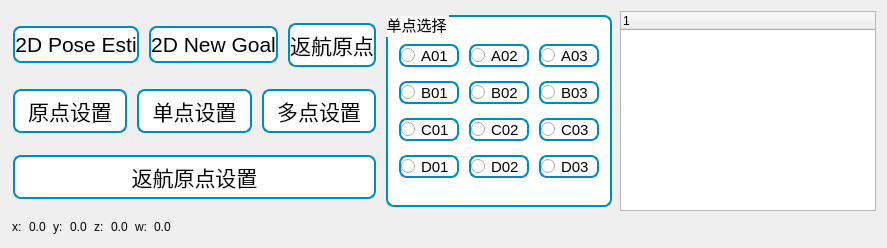
      <widget class="QWidget" name="tab_function">
       <attribute name="title">
        <string>建图导航</string>
       </attribute>
       <layout class="QGridLayout" name="gridLayout_10">
        <item row="0" column="0">
         <layout class="QVBoxLayout" name="verticalLayout_12">
          <item>
           <layout class="QHBoxLayout" name="horizontalLayout_13">
            <item>
             <layout class="QVBoxLayout" name="verticalLayout_10">
              <item>
               <layout class="QHBoxLayout" name="horizontalLayout_12">
                <item>
                 <layout class="QVBoxLayout" name="verticalLayout_4">
                  <item>
                   <layout class="QHBoxLayout" name="horizontalLayout_2">
                    <item>
                     <widget class="QPushButton" name="new_map_btn">
                      <property name="maximumSize">
                       <size>
                        <width>256</width>
                        <height>16777215</height>
                       </size>
                      </property>
                      <property name="styleSheet">
                       <string notr="true">QPushButton#new_map_btn {
    border-radius: 8px;
    color: white;
    padding: 4px 0px;
    text-align: center;
    text-decoration: none;
    font-size: 21px;
    margin: 4px 2px;
    background-color: white;
    color: black;
    border: 2px solid #008cba;
}
QPushButton#new_map_btn:hover {
    background-color: #008cba;
    color: white;
}
QPushButton#new_map_btn:pressed {
    background-color: #06AD56;
}</string>
                      </property>
                      <property name="text">
                       <string>2D Pose Esti</string>
                      </property>
                     </widget>
                    </item>
                    <item>
                     <widget class="QPushButton" name="save_map_btn">
                      <property name="maximumSize">
                       <size>
                        <width>256</width>
                        <height>16777215</height>
                       </size>
                      </property>
                      <property name="styleSheet">
                       <string notr="true">QPushButton#save_map_btn {
    border-radius: 8px;
    color: white;
    padding: 4px 0px;
    text-align: center;
    text-decoration: none;
    font-size: 21px;
    margin: 4px 2px;
    background-color: white;
    color: black;
    border: 2px solid #008cba;
}
QPushButton#save_map_btn:hover {
    background-color: #008cba;
    color: white;
}
QPushButton#save_map_btn:pressed {
    background-color: #06AD56;
}</string>
                      </property>
                      <property name="text">
                       <string>2D New Goal</string>
                      </property>
                     </widget>
                    </item>
                    <item>
                     <widget class="QPushButton" name="edit_map_btn">
                      <property name="maximumSize">
                       <size>
                        <width>256</width>
                        <height>16777215</height>
                       </size>
                      </property>
                      <property name="styleSheet">
                       <string notr="true">QPushButton#edit_map_btn {
    border-radius: 8px;
    color: white;
    padding: 4px 0px;
    text-align: center;
    text-decoration: none;
    font-size: 21px;
    margin: 4px 2px;
    background-color: white;
    color: black;
    border: 2px solid #008cba;
}
QPushButton#edit_map_btn:hover {
    background-color: #008cba;
    color: white;
}
QPushButton#edit_map_btn:pressed {
    background-color: #06AD56;
}</string>
                      </property>
                      <property name="text">
                       <string>返航原点</string>
                      </property>
                     </widget>
                    </item>
                   </layout>
                  </item>
                  <item>
                   <layout class="QHBoxLayout" name="horizontalLayout_3">
                    <item>
                     <widget class="QPushButton" name="initpoint_nav_btn">
                      <property name="maximumSize">
                       <size>
                        <width>256</width>
                        <height>16777215</height>
                       </size>
                      </property>
                      <property name="styleSheet">
                       <string notr="true">QPushButton#initpoint_nav_btn {
    border-radius: 8px;
    color: white;
    padding: 4px 0px;
    text-align: center;
    text-decoration: none;
    font-size: 21px;
    margin: 4px 2px;
    background-color: white;
    color: black;
    border: 2px solid #008cba;
}
QPushButton#initpoint_nav_btn:hover {
    background-color: #008cba;
    color: white;
}
QPushButton#initpoint_nav_btn:pressed {
    background-color: #06AD56;
}</string>
                      </property>
                      <property name="text">
                       <string>原点设置</string>
                      </property>
                     </widget>
                    </item>
                    <item>
                     <widget class="QPushButton" name="onepoint_nav_btn">
                      <property name="maximumSize">
                       <size>
                        <width>256</width>
                        <height>16777215</height>
                       </size>
                      </property>
                      <property name="styleSheet">
                       <string notr="true">QPushButton#onepoint_nav_btn {
    border-radius: 8px;
    color: white;
    padding: 4px 0px;
    text-align: center;
    text-decoration: none;
    font-size: 21px;
    margin: 4px 2px;
    background-color: white;
    color: black;
    border: 2px solid #008cba;
}
QPushButton#onepoint_nav_btn:hover {
    background-color: #008cba;
    color: white;
}
QPushButton#onepoint_nav_btn:pressed {
    background-color: #06AD56;
}</string>
                      </property>
                      <property name="text">
                       <string>单点设置</string>
                      </property>
                     </widget>
                    </item>
                    <item>
                     <widget class="QPushButton" name="points_nav_btn">
                      <property name="maximumSize">
                       <size>
                        <width>256</width>
                        <height>16777215</height>
                       </size>
                      </property>
                      <property name="styleSheet">
                       <string notr="true">QPushButton#points_nav_btn {
    border-radius: 8px;
    color: white;
    padding: 4px 0px;
    text-align: center;
    text-decoration: none;
    font-size: 21px;
    margin: 4px 2px;
    background-color: white;
    color: black;
    border: 2px solid #008cba;
}
QPushButton#points_nav_btn:hover {
    background-color: #008cba;
    color: white;
}
QPushButton#points_nav_btn:pressed {
    background-color: #06AD56;
}</string>
                      </property>
                      <property name="text">
                       <string>多点设置</string>
                      </property>
                     </widget>
                    </item>
                   </layout>
                  </item>
                  <item>
                   <widget class="QPushButton" name="backpoints_nav_btn">
                    <property name="maximumSize">
                     <size>
                      <width>16777215</width>
                      <height>16777215</height>
                     </size>
                    </property>
                    <property name="styleSheet">
                     <string notr="true">QPushButton#backpoints_nav_btn {
    border-radius: 8px;
    color: white;
    padding: 4px 0px;
    text-align: center;
    text-decoration: none;
    font-size: 21px;
    margin: 4px 2px;
    background-color: white;
    color: black;
    border: 2px solid #008cba;
}
QPushButton#backpoints_nav_btn:hover {
    background-color: #008cba;
    color: white;
}
QPushButton#backpoints_nav_btn:pressed {
    background-color: #06AD56;
}</string>
                    </property>
                    <property name="text">
                     <string>返航原点设置</string>
                    </property>
                   </widget>
                  </item>
                 </layout>
                </item>
                <item>
                 <widget class="QGroupBox" name="groupBox_2">
                  <property name="minimumSize">
                   <size>
                    <width>0</width>
                    <height>200</height>
                   </size>
                  </property>
                  <property name="maximumSize">
                   <size>
                    <width>300</width>
                    <height>200</height>
                   </size>
                  </property>
                  <property name="styleSheet">
                   <string notr="true">
    border-radius: 8px;
    color: white;
    padding: 0px 0px;
    text-align: center;
    text-decoration: none;
    font-size: 15px;
    margin: 4px 2px;
    background-color: white;
    color: black;
    border: 2px solid #008cba;
</string>
                  </property>
                  <property name="title">
                   <string>单点选择</string>
                  </property>
                  <layout class="QGridLayout" name="gridLayout_6">
                   <item row="0" column="0">
                    <layout class="QGridLayout" name="gridLayout_5">
                     <item row="0" column="1">
                      <layout class="QVBoxLayout" name="verticalLayout_2">
                       <item>
                        <widget class="QRadioButton" name="A02_rad">
                         <property name="minimumSize">
                          <size>
                           <width>64</width>
                           <height>0</height>
                          </size>
                         </property>
                         <property name="maximumSize">
                          <size>
                           <width>64</width>
                           <height>16777215</height>
                          </size>
                         </property>
                         <property name="text">
                          <string>A02</string>
                         </property>
                        </widget>
                       </item>
                       <item>
                        <widget class="QRadioButton" name="B02_rad">
                         <property name="minimumSize">
                          <size>
                           <width>64</width>
                           <height>0</height>
                          </size>
                         </property>
                         <property name="maximumSize">
                          <size>
                           <width>64</width>
                           <height>16777215</height>
                          </size>
                         </property>
                         <property name="text">
                          <string>B02</string>
                         </property>
                        </widget>
                       </item>
                       <item>
                        <widget class="QRadioButton" name="C02_rad">
                         <property name="minimumSize">
                          <size>
                           <width>64</width>
                           <height>0</height>
                          </size>
                         </property>
                         <property name="maximumSize">
                          <size>
                           <width>64</width>
                           <height>16777215</height>
                          </size>
                         </property>
                         <property name="text">
                          <string>C02</string>
                         </property>
                        </widget>
                       </item>
                       <item>
                        <widget class="QRadioButton" name="D02_rad">
                         <property name="minimumSize">
                          <size>
                           <width>64</width>
                           <height>0</height>
                          </size>
                         </property>
                         <property name="maximumSize">
                          <size>
                           <width>64</width>
                           <height>16777215</height>
                          </size>
                         </property>
                         <property name="text">
                          <string>D02</string>
                         </property>
                        </widget>
                       </item>
                      </layout>
                     </item>
                     <item row="0" column="0">
                      <layout class="QVBoxLayout" name="verticalLayout">
                       <item>
                        <widget class="QRadioButton" name="A01_rad">
                         <property name="minimumSize">
                          <size>
                           <width>64</width>
                           <height>0</height>
                          </size>
                         </property>
                         <property name="maximumSize">
                          <size>
                           <width>64</width>
                           <height>16777215</height>
                          </size>
                         </property>
                         <property name="text">
                          <string>A01</string>
                         </property>
                        </widget>
                       </item>
                       <item>
                        <widget class="QRadioButton" name="B01_rad">
                         <property name="minimumSize">
                          <size>
                           <width>64</width>
                           <height>0</height>
                          </size>
                         </property>
                         <property name="maximumSize">
                          <size>
                           <width>64</width>
                           <height>16777215</height>
                          </size>
                         </property>
                         <property name="text">
                          <string>B01</string>
                         </property>
                        </widget>
                       </item>
                       <item>
                        <widget class="QRadioButton" name="C01_rad">
                         <property name="minimumSize">
                          <size>
                           <width>64</width>
                           <height>0</height>
                          </size>
                         </property>
                         <property name="maximumSize">
                          <size>
                           <width>64</width>
                           <height>16777215</height>
                          </size>
                         </property>
                         <property name="text">
                          <string>C01</string>
                         </property>
                        </widget>
                       </item>
                       <item>
                        <widget class="QRadioButton" name="D01_rad">
                         <property name="minimumSize">
                          <size>
                           <width>64</width>
                           <height>0</height>
                          </size>
                         </property>
                         <property name="maximumSize">
                          <size>
                           <width>64</width>
                           <height>16777215</height>
                          </size>
                         </property>
                         <property name="text">
                          <string>D01</string>
                         </property>
                        </widget>
                       </item>
                      </layout>
                     </item>
                     <item row="0" column="2">
                      <layout class="QVBoxLayout" name="verticalLayout_3">
                       <item>
                        <widget class="QRadioButton" name="A03_rad">
                         <property name="minimumSize">
                          <size>
                           <width>64</width>
                           <height>0</height>
                          </size>
                         </property>
                         <property name="maximumSize">
                          <size>
                           <width>64</width>
                           <height>16777215</height>
                          </size>
                         </property>
                         <property name="text">
                          <string>A03</string>
                         </property>
                        </widget>
                       </item>
                       <item>
                        <widget class="QRadioButton" name="B03_rad">
                         <property name="minimumSize">
                          <size>
                           <width>64</width>
                           <height>0</height>
                          </size>
                         </property>
                         <property name="maximumSize">
                          <size>
                           <width>64</width>
                           <height>16777215</height>
                          </size>
                         </property>
                         <property name="text">
                          <string>B03</string>
                         </property>
                        </widget>
                       </item>
                       <item>
                        <widget class="QRadioButton" name="C03_rad">
                         <property name="minimumSize">
                          <size>
                           <width>64</width>
                           <height>0</height>
                          </size>
                         </property>
                         <property name="maximumSize">
                          <size>
                           <width>64</width>
                           <height>16777215</height>
                          </size>
                         </property>
                         <property name="text">
                          <string>C03</string>
                         </property>
                        </widget>
                       </item>
                       <item>
                        <widget class="QRadioButton" name="D03_rad">
                         <property name="minimumSize">
                          <size>
                           <width>64</width>
                           <height>0</height>
                          </size>
                         </property>
                         <property name="maximumSize">
                          <size>
                           <width>64</width>
                           <height>16777215</height>
                          </size>
                         </property>
                         <property name="text">
                          <string>D03</string>
                         </property>
                        </widget>
                       </item>
                      </layout>
                     </item>
                    </layout>
                   </item>
                  </layout>
                 </widget>
                </item>
               </layout>
              </item>
              <item>
               <layout class="QVBoxLayout" name="layout_rviz"/>
              </item>
             </layout>
            </item>
            <item>
             <widget class="QTreeWidget" name="treeWidget">
              <property name="maximumSize">
               <size>
                <width>280</width>
                <height>16777215</height>
               </size>
              </property>
              <column>
               <property name="text">
                <string notr="true">1</string>
               </property>
              </column>
             </widget>
            </item>
           </layout>
          </item>
          <item>
           <layout class="QHBoxLayout" name="horizontalLayout_14">
            <item>
             <widget class="QLabel" name="label_15">
              <property name="sizePolicy">
               <sizepolicy hsizetype="Fixed" vsizetype="Preferred">
                <horstretch>0</horstretch>
                <verstretch>0</verstretch>
               </sizepolicy>
              </property>
              <property name="text">
               <string>x:</string>
              </property>
             </widget>
            </item>
            <item>
             <widget class="QLabel" name="label_pose_x">
              <property name="sizePolicy">
               <sizepolicy hsizetype="Fixed" vsizetype="Preferred">
                <horstretch>0</horstretch>
                <verstretch>0</verstretch>
               </sizepolicy>
              </property>
              <property name="text">
               <string>0.0</string>
              </property>
             </widget>
            </item>
            <item>
             <widget class="QLabel" name="label_17">
              <property name="sizePolicy">
               <sizepolicy hsizetype="Fixed" vsizetype="Preferred">
                <horstretch>0</horstretch>
                <verstretch>0</verstretch>
               </sizepolicy>
              </property>
              <property name="text">
               <string>y:</string>
              </property>
             </widget>
            </item>
            <item>
             <widget class="QLabel" name="label_pose_y">
              <property name="sizePolicy">
               <sizepolicy hsizetype="Fixed" vsizetype="Preferred">
                <horstretch>0</horstretch>
                <verstretch>0</verstretch>
               </sizepolicy>
              </property>
              <property name="text">
               <string>0.0</string>
              </property>
             </widget>
            </item>
            <item>
             <widget class="QLabel" name="label_19">
              <property name="sizePolicy">
               <sizepolicy hsizetype="Fixed" vsizetype="Preferred">
                <horstretch>0</horstretch>
                <verstretch>0</verstretch>
               </sizepolicy>
              </property>
              <property name="text">
               <string>z:</string>
              </property>
             </widget>
            </item>
            <item>
             <widget class="QLabel" name="label_pose_z">
              <property name="sizePolicy">
               <sizepolicy hsizetype="Fixed" vsizetype="Preferred">
                <horstretch>0</horstretch>
                <verstretch>0</verstretch>
               </sizepolicy>
              </property>
              <property name="text">
               <string>0.0</string>
              </property>
             </widget>
            </item>
            <item>
             <widget class="QLabel" name="label_16">
              <property name="sizePolicy">
               <sizepolicy hsizetype="Fixed" vsizetype="Preferred">
                <horstretch>0</horstretch>
                <verstretch>0</verstretch>
               </sizepolicy>
              </property>
              <property name="text">
               <string>w:</string>
              </property>
             </widget>
            </item>
            <item>
             <widget class="QLabel" name="label_pose_w">
              <property name="sizePolicy">
               <sizepolicy hsizetype="Fixed" vsizetype="Preferred">
                <horstretch>0</horstretch>
                <verstretch>0</verstretch>
               </sizepolicy>
              </property>
              <property name="text">
               <string>0.0</string>
              </property>
             </widget>
            </item>
            <item>
             <spacer name="horizontalSpacer_8">
              <property name="orientation">
               <enum>Qt::Horizontal</enum>
              </property>
              <property name="sizeType">
               <enum>QSizePolicy::Fixed</enum>
              </property>
              <property name="sizeHint" stdset="0">
               <size>
                <width>700</width>
                <height>20</height>
               </size>
              </property>
             </spacer>
            </item>
           </layout>
          </item>
         </layout>
        </item>
       </layout>
      </widget>
